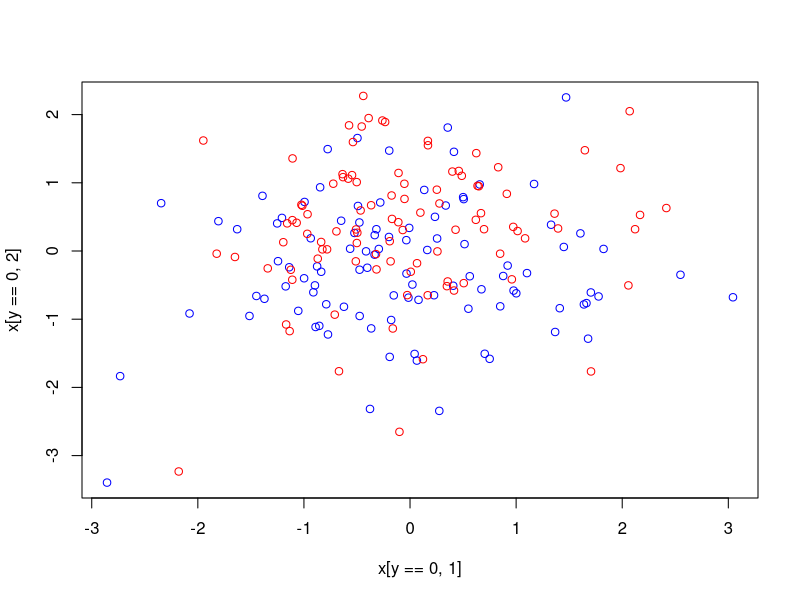

This figure's R source:
set.seed(1234)

x <- matrix(rnorm(600), 200, 3)
beta <- c(0, 1, 2)
logits <- x %*% beta

y <- rbinom(n = 200, size = 1, prob = 1 / (1 + exp(-logits)))

plot(x[y == 0, 1], x[y==0, 2], col = "blue")
points(x[y == 1, 1], x[y == 1, 2], col = "red")